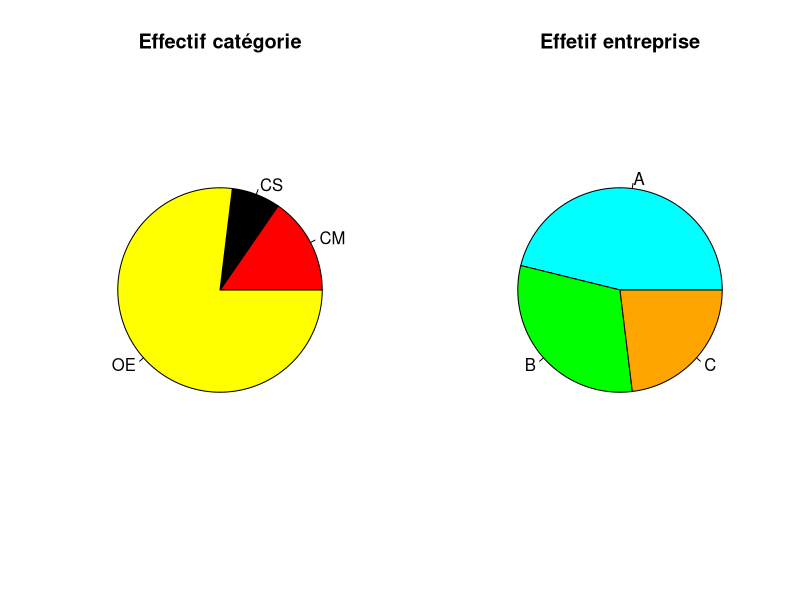

Generate this figure with R: (Note: this script raises an error after producing the figure.)
fs<-read.table("SalariesData.csv",header=TRUE,sep=';',dec='.')
mean(fs$Salaire)
median(fs$Salaire)
#1)une majorité des valeurs est centré autour du salaire médian

#2)
quantile(fs$Salaire,c(0.25,0.75))
quantile(fs$Salaire,prob=c(0.1,0.9))

#3) le 1er et 3eme quartile car on a un aperçu du salaire d'une grosse partie des salariés

#4)
Effectif_c <- table(fs$Categorie)
Effectif_e <- table(fs$Etablissement)
layout(matrix(1:2,1,2)) #On peut tracer plusiers graphes en meme temps,ici a on 2 graphes, sous formes 1 ligne et 2 colonnes
pie(Effectif_c,main='Effectif catégorie',col=c("red", "black", "yellow"))
pie(Effectif_e,main='Effetif entreprise',col=c("cyan", "green", "orange"))    
#5)

his